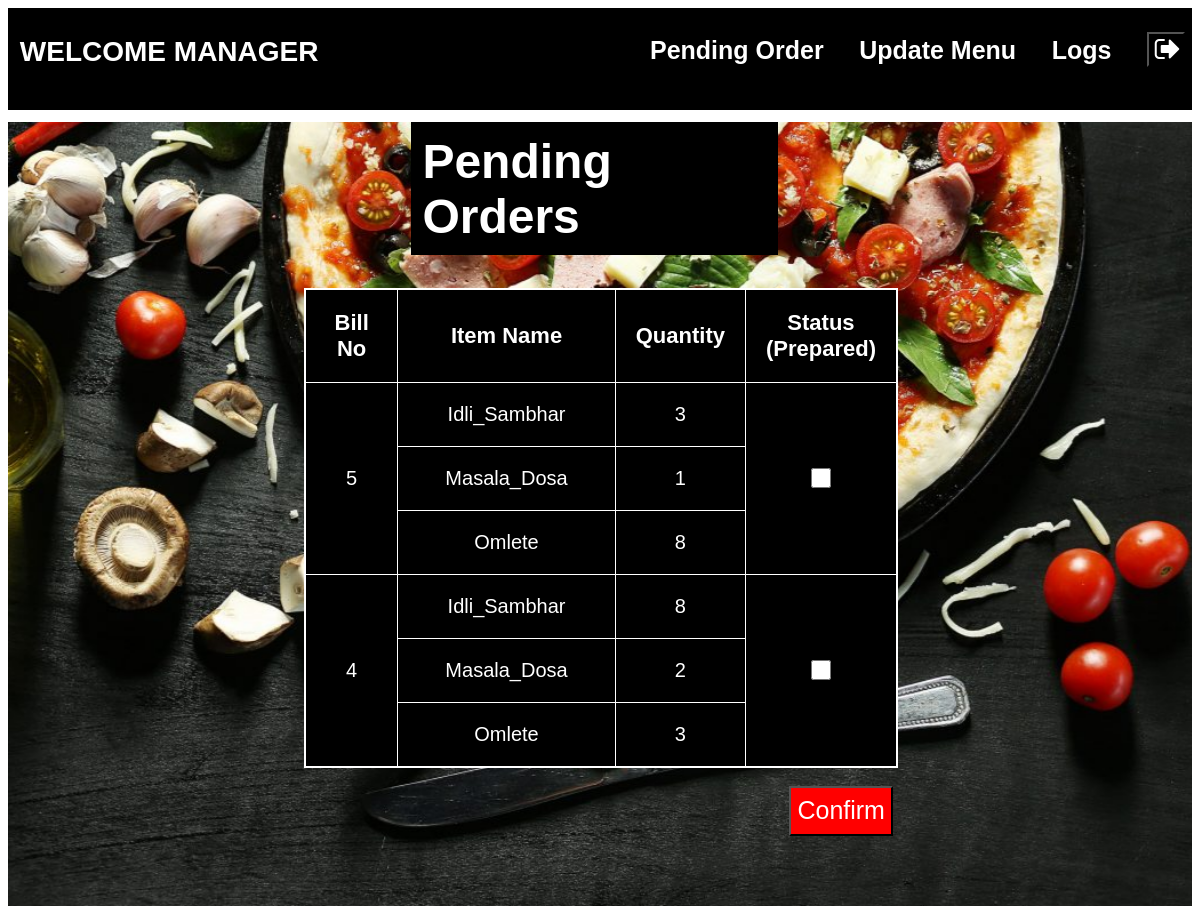
The page /mpending.php on the database its author committed.
### tables this page shows
CREATE TABLE `pending_order` (
  `bill_no` int(11) NOT NULL,
  `item_name` varchar(50) NOT NULL,
  `qty` int(11) NOT NULL,
  `status` varchar(20) NOT NULL DEFAULT 'Preparing'
);

### mpending.php (the view, shortened to what this page needs)
<?php
$severname="localhost";
$username1="root";
$password="";
$dbname="ai";
$conn=mysqli_connect($severname,$username1,$password,$dbname);
?>
<html>
    <head>
        <link rel="stylesheet" href="https://cdnjs.cloudflare.com/ajax/libs/font-awesome/4.7.0/css/font-awesome.min.css">
    </head>
    <body>
    <div class="welcome">
        <p style="float: left;margin-left: 1%;">WELCOME MANAGER</p>
        <p style="float: left;margin-left: 28%;"><a href="mpending.php" style="text-decoration: none;color: white;font-size: 25px;">Pending Order</a></p>
        <p style="float: left;margin-left: 3%;"><a href="menuUpdate.php" style="text-decoration: none;color: white;font-size: 25px;">Update Menu</a></p>
        <p style="float: left;margin-left: 3%;"><a href="mlogs.php" style="text-decoration: none;color: white;font-size: 25px;">Logs</a></p>
        <form action="logout.php" method="POST">
            <button class="button2" type="submit" onclick="alert('Logged Out.')"><b class="fa fa-sign-out" style="font-size:28px;color:white"></b></button>
        </form>
    </div>
    <div class="parallax">
        <form action="mpending.php" method="post">
        <?php
        $sql2="SELECT * FROM pending_order ORDER BY bill_no desc";
        if(!$result2=mysqli_query($conn,$sql2))
        {
          echo "Not Done 2";
        }
        if(mysqli_num_rows($result2) > 0)
        {
        echo "<h1>Pending Orders</h1>";
        echo"<div class='menu'>
        <table cellspacing=\"10\" align=\"center\" cellpadding=\"20\">
        <col width=\"150\">
        <col width=\"400\">
        <col width=\"100\">
        <col width=\"100\">
        <tr>
        <th>Bill No</th>
        <th>Item Name</th>
        <th>Quantity</th>
        <th>Status  (Prepared)</th>
        </tr>";
        $temp=0;
        while ($row=mysqli_fetch_array($result2)) {
          echo "<tr>";
          $var=mysqli_num_rows(mysqli_query($conn,"SELECT bill_no from pending_order where bill_no=$row[bill_no]"));
          if($temp===0){
          echo "<td rowspan=$var >".$row['bill_no']."</td>";
          }
          echo "<td>".$row['item_name']."</td>";
          echo "<td>".$row['qty']."</td>";
          if($temp===0){
          echo "<td rowspan=$var><input  type=\"checkbox\" id=\"checkbox\" name=\"checkbox[]\" value=\"$row[bill_no]\"></td>";
          }
          $temp++;
          if($temp===$var)
          {
            $temp=0;
          }
        }
    echo "</table>";
    echo "</div>";
      }
        ?>
        <br>
        <button class="button" type="submit" onclick="alert('Updated Successfully.')">Confirm</button>
    </div>
    </body>
</html>

### mpending.php (style rules this page uses)
body { font-family: sans-serif; background-repeat: no-repeat; }
.welcome { font-size: 28px; color: white; font-weight: bold; background-color:black; height: 13%; }
table, th, td { border: 1px solid white; border-collapse: collapse; color: white; text-align: center; align-self: center; font-size:20px; }
th { font-size: 22px; }
h1 { margin-left: 34%; margin-top: 1%; margin-right: 35%; padding: 1%; font-size: 48px; color: white; background-color: black; }
.menu { background-color: black; width: 50%; border: 1px solid white; margin-left: 25%; margin-top: 1%; }
#checkbox { align-self: center; width: 70px; block-size: 20px; }
.button { margin-left: 66%; text-decoration: none; background-color: red; font-size:25px; color: white; height: 50px; }
.parallax { background-image: url("parallaximage.jpg"); margin-top: 0%; min-height: 100%; background-attachment: fixed; background-position: center; background-repeat: no-repeat; background-size: cover; }
.button2 { float: left; text-decoration: none; margin-top: 2%; height: 35px; background-color: black; width: 38px; margin-left: 3%; }

### rows shown on the page
pending_order: bill_no "5", item_name "Idli_Sambhar", qty "3"
pending_order: item_name "Masala_Dosa", qty "1"
pending_order: item_name "Omlete", qty "8"
pending_order: bill_no "4", item_name "Idli_Sambhar", qty "8"
pending_order: item_name "Masala_Dosa", qty "2"
pending_order: item_name "Omlete", qty "3"
